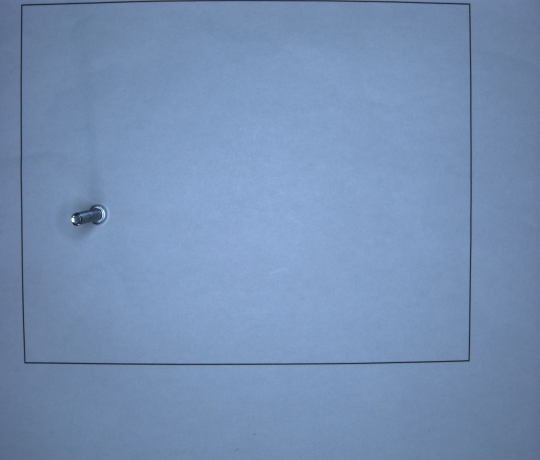
#> input picture examen/img/image-10.jpeg, 1080 x 920 px (shown at 1/2 size); its folder holds only this picture in this run
$ python dataset_builder.py
#> lines starting #> are read from the running program, lines starting #| are printed output that depends on the picture
### examen/utils.py
from sklearn.cluster import KMeans
from typing import Tuple
from pathlib import Path
from pymba import Frame
import numpy as np
import cv2

PIXEL_FORMATS_CONVERSIONS = {
    'BayerRG8': cv2.COLOR_BAYER_RG2RGB,
}


# [9 lines left out: function transform_frame_to_array, not called in this run]


def render_image(img: np.array, window_name: str = "Window") -> None:
    cv2.imshow(window_name, img)


def save_image(img: np.array, path: Path) -> None:
    cv2.imwrite(str(path), img)

### examen/dataset_builder.py
from utils import render_image, save_image, transform_frame_to_array
from pymba import Vimba, VimbaException, Frame
from pathlib import Path
from typing import Tuple
import numpy as np
import random as rd
import cv2


def run(camera: int = 0, size: Tuple[int, int] = (1080, 920), save_folder: Path = Path('./img')):
    with Vimba() as vimba:
        camera = vimba.camera(camera)
        camera.open()

        feature = camera.feature("ExposureTime")

        camera.arm('SingleFrame')
        i: int = 33

        image = np.zeros(size)
        render_image(image)

        while True:
            k = cv2.waitKey(33)
            if k == 113:  # Q
                print("Closing the application...")
                break

            elif k == 112:  # P
                print("Taking picture...")
                image: np.array = transform_frame_to_array(camera.acquire_frame(), size=size)
                render_image(image)

            elif k == 111:  # O
                feature.value += 10000
                print(f'Changing ExposureTime to {feature.value}')

            elif k == 108:  # L
                feature.value -= 10000
                print(f'Changing ExposureTime to {feature.value}')

            elif k == 115: # S
                i += 1
                print(f"Saving image number {i}")
                save_image(image, save_folder / f"image-{i}.jpeg")

        camera.disarm()
        camera.close()

def edit_brightness(img: np.array, add: int = 0, reduce: int = 0) -> np.array:
    hsv = cv2.cvtColor(img, cv2.COLOR_BGR2HSV)
    h, s, v = cv2.split(hsv)

    if add > 0:
        lim_top = 255 - add
        v[v > lim_top] = 255
        v[v <= lim_top] += add

    if reduce > 0:
        lim_bot = 0 + reduce
        v[v < lim_bot] = 0
        v[v >= lim_bot] -= reduce

    final_hsv = cv2.merge((h, s, v))
    return cv2.cvtColor(final_hsv, cv2.COLOR_HSV2BGR)


def edit_contrast(img: np.array, clip_limit: float = 2.0, tile_grid_size: Tuple[int, int] = (8, 8)) -> np.array:
    lab = cv2.cvtColor(img, cv2.COLOR_BGR2LAB)
    l, a, b = cv2.split(lab)

    clahe = cv2.createCLAHE(clipLimit=clip_limit, tileGridSize=tile_grid_size)
    cl = clahe.apply(l)

    limg = cv2.merge((cl, a, b))
    return cv2.cvtColor(limg, cv2.COLOR_LAB2BGR)


def edit_saturation(img: np.array, sat: float = 5) -> np.array:
    imghsv  = cv2.cvtColor(img, cv2.COLOR_BGR2HSV).astype("float32")
    (h, s, v) = cv2.split(imghsv)
    s = s * sat
    s = np.clip(s, 0, 255)
    imghsv = cv2.merge([h, s, v])
    return cv2.cvtColor(imghsv.astype("uint8"), cv2.COLOR_HSV2BGR)


def smoothing(img: np.array, kernel: np.array = np.ones((5,5),np.float32) / 25) -> np.array:
    return cv2.filter2D(img, -1, kernel)


def augmente_images(input_images: Path, output_images: Path, n_images: int = 10) -> None:
#> called with n_images = 20
    for image_path in input_images.glob("*.jpeg"):
        image = cv2.imread(str(image_path))
#> image is the input picture: shape (920, 1080, 3); mean B, G, R 179.7, 143.3, 118
        for i in range(n_images):
            img = np.copy(image)

            if rd.choice([True, False]):
                img = edit_brightness(img, add=rd.randint(0, 255), reduce=rd.randint(0, 255))

            if rd.choice([True, False]):
                img = edit_contrast(img, clip_limit=float(rd.randint(0, 10000)) / 100, tile_grid_size=(rd.randint(5, 100), rd.randint(5, 100)))

            if rd.choice([True, False]):
                img = edit_saturation(img, sat=float(rd.randint(0, 10000)) / 100)

            if rd.choice([True, False]):
                k: int = rd.randint(5, 20)
                img = smoothing(img, kernel=np.ones((k,k),np.float32) / (k*k))

            save_image(img, output_images / f'augmented_{image_path.name}_nb_{i}.jpeg')
#> this loop made 20 passes
#> pass 1, in edit_saturation, `imghsv  = cv2.cvtColor(img, cv2.COLOR_BGR2HSV).astype("float32")`:
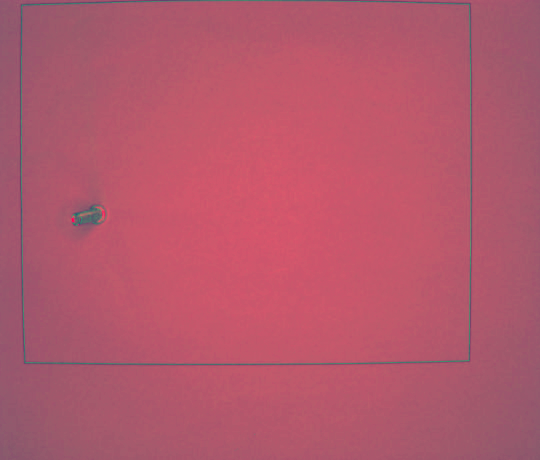
#> imghsv: shape (920, 1080, 3) float32 (shown at 1/2 size); mean B, G, R 108.2, 87.8, 179.7
#> pass 1, in edit_saturation, `(h, s, v) = cv2.split(imghsv)`:
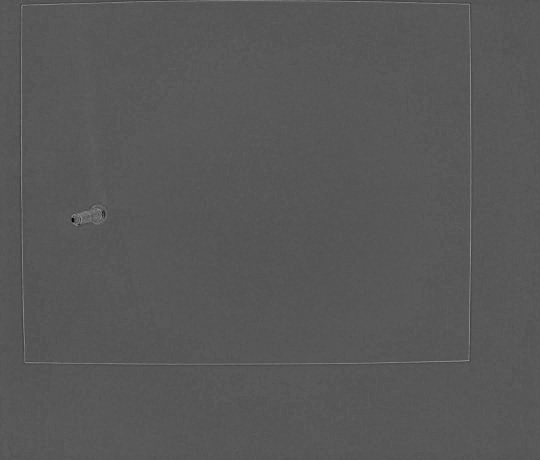
#> s: shape (920, 1080) float32 (shown at 1/2 size); min 1, max 188, mean 87.7
#> pass 1, in edit_saturation, `(h, s, v) = cv2.split(imghsv)`:
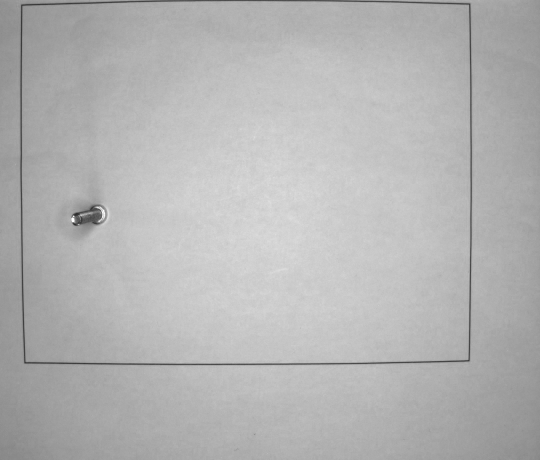
#> v: shape (920, 1080) float32 (shown at 1/2 size); min 38, max 255, mean 179.7
#> after the loop:
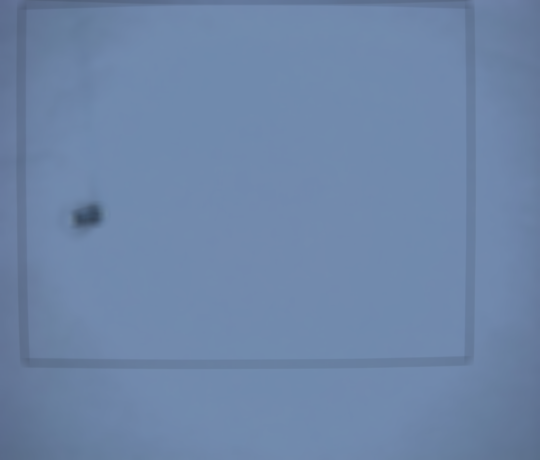
#> img: shape (920, 1080, 3) (shown at 1/2 size); mean B, G, R 168, 133.5, 109.8


if __name__ == '__main__':
    #run()
    #render_image(edit_brightness(cv2.imread(str(Path("./img/image-1.jpeg"))), reduce=200))
    #render_image(edit_contrast(cv2.imread(str(Path("./img/image-1.jpeg"))), tile_grid_size=(50, 50)))
    augmente_images(Path('./img'), Path('./augmented_img'), n_images=20)
